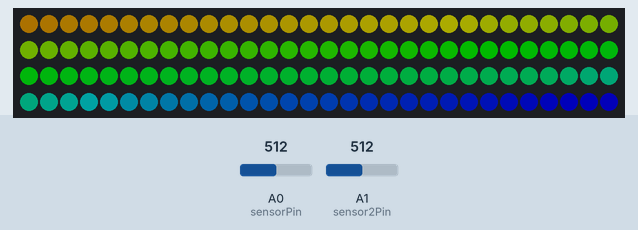
A sketch run on a simulated Arduino Uno, built with avr-gcc and run on an emulated ATmega328P. Parts: 120 RGB LEDs in strip order, left to right, continuing on the next row. Inputs (shaded band) come from the test bench; at power-on: A1 (sensor2Pin) = 512, A0 (sensorPin) = 512. Dim RGB values are drawn brighter than linear; what the sketch prints to the serial monitor is not drawn.

Above: at 2.2 s.
2.3 s: A1 (sensor2Pin) set to 1023
At 3.0 s:
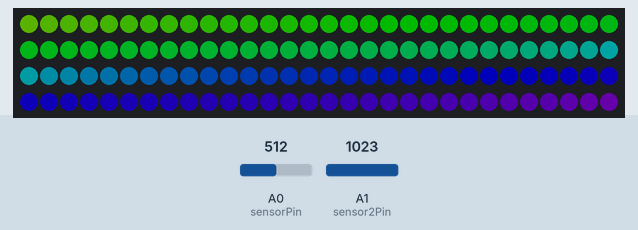
4.3 s: A1 (sensor2Pin) set to 511
At 4.42 s:
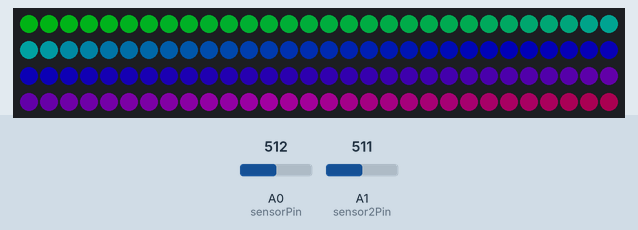
At 6.26 s:
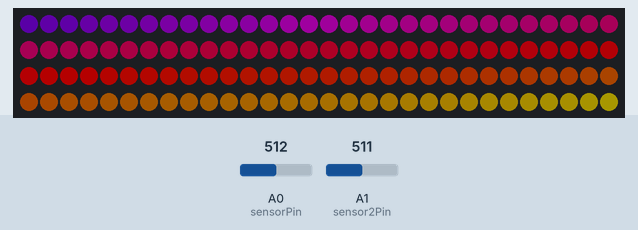
7.3 s: A0 (sensorPin) set to 583
At 7.48 s:
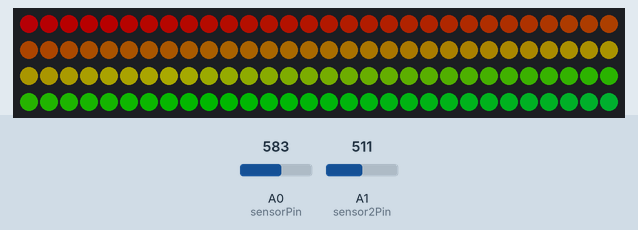

The sketch:

rainbomarch_sw.ino
```cpp
 /* By: Andrew Tuline
 *
 * Date: March, 2015
 *
 * Rainbow marching up the strand. Pretty basic, but oh so popular, and we get a few options as well. No 'wheel' routine required.
 *
 */

const int sensorPin = A0;
const int sensor2Pin = A1;
int sensorValue = 0;
int sensor2Value = 0;
//fastled stuff
#include "FastLED.h"                                          // FastLED library.

#if FASTLED_VERSION < 3001000
#error "Requires FastLED 3.1 or later; check github for latest code."
#endif

// Fixed definitions cannot change on the fly.
#define LED_DT 5                                             // Serial data pin
#define LED_CK 11                                             // Clock pin for WS2801 or APA102
#define COLOR_ORDER GRB                                     // It's GRB for WS2812B and GBR for APA102
#define LED_TYPE WS2812B                                       // What kind of strip are you using (APA102, WS2801 or WS2812B)?
#define NUM_LEDS 120                                           // Number of LED's

// Initialize changeable global variables.
uint8_t max_bright = 128;                                     // Overall brightness definition. It can be changed on the fly.

struct CRGB leds[NUM_LEDS];                                   // Initialize our LED array.

// Initialize global variables for sequences
uint8_t thisdelay = 40;                                       // A delay value for the sequence(s)
uint8_t thishue = 0;                                          // Starting hue value.
int8_t thisrot = 1;                                           // Hue rotation speed. Includes direction.
uint8_t deltahue = 1;                                         // Hue change between pixels.
bool thisdir = 0;                                             // I use a direction variable instead of signed math so I can use it in multiple routines.


void setup() {

  Serial.begin(115200);                                        // Initialize serial port for debugging.
  delay(1000);                                                // Soft startup to ease the flow of electrons.

  LEDS.addLeds<LED_TYPE, LED_DT, COLOR_ORDER>(leds, NUM_LEDS);      // Use this for WS2812B
  //LEDS.addLeds<LED_TYPE, LED_DT, LED_CK, COLOR_ORDER>(leds, NUM_LEDS);  // Use this for WS2801 or APA102

  FastLED.setBrightness(max_bright);
  set_max_power_in_volts_and_milliamps(5, 500);                // FastLED 2.1 Power management set at 5V, 500mA

} // setup()


void loop () {

  ChangeMe();
  sensor2Value = analogRead(sensor2Pin);
  uint8_t thisdelay = (sensor2Value / 25);
  Serial.print("delay: ");
  Serial.println(thisdelay);
  EVERY_N_MILLIS_I(thistimer, thisdelay) {                          // FastLED based non-blocking delay to update/display the sequence.
    rainbow_march();
  }

  FastLED.show();
  thistimer.setPeriod(thisdelay);
} // loop()


void rainbow_march() {                                        // The fill_rainbow call doesn't support brightness levels. You would need to change the max_bright value.

  if (thisdir == 0) thishue += thisrot; else thishue-= thisrot;  // I could use signed math, but 'thisdir' works with other routines.
  fill_rainbow(leds, NUM_LEDS, thishue, deltahue);            // I don't change deltahue on the fly as it's too fast near the end of the strip.

} // rainbow_march()


void ChangeMe() {                                             // A time (rather than loop) based demo sequencer. This gives us full control over the length of each sequence.

  sensorValue = analogRead(sensorPin);
  uint8_t secondHand = (sensorValue / 100);
  Serial.print("switch: ");
  Serial.println(secondHand);
  static uint8_t lastSecond = 99;                             // Static variable, means it's only defined once. This is our 'debounce' variable.
  if (lastSecond != secondHand) {                             // Debounce to make sure we're not repeating an assignment.
    lastSecond = secondHand;
    switch(secondHand) {
      case  0: thisrot=1; deltahue=5; break;
      case  2: thisdir=-1; deltahue=10; break;
      case 4: thisrot=5; break;
      case 6: thisrot=5; thisdir=-1; deltahue=20; break;
      case 7: deltahue=30; break;
      case 8: deltahue=2; thisrot=5; break;
      case 10: break;
    }
  }

} // ChangeMe()
```
